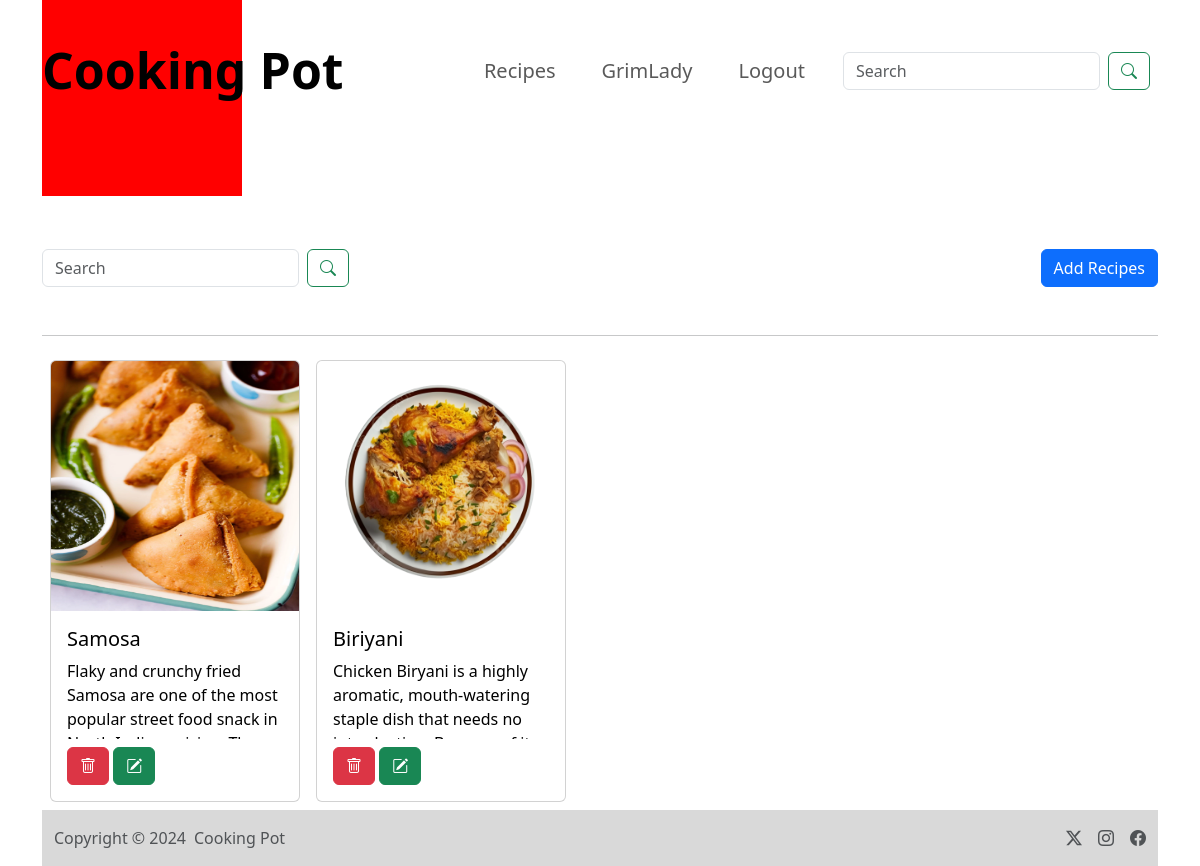
/recipe/ (signed in), run on an earlier commit of the app's database.
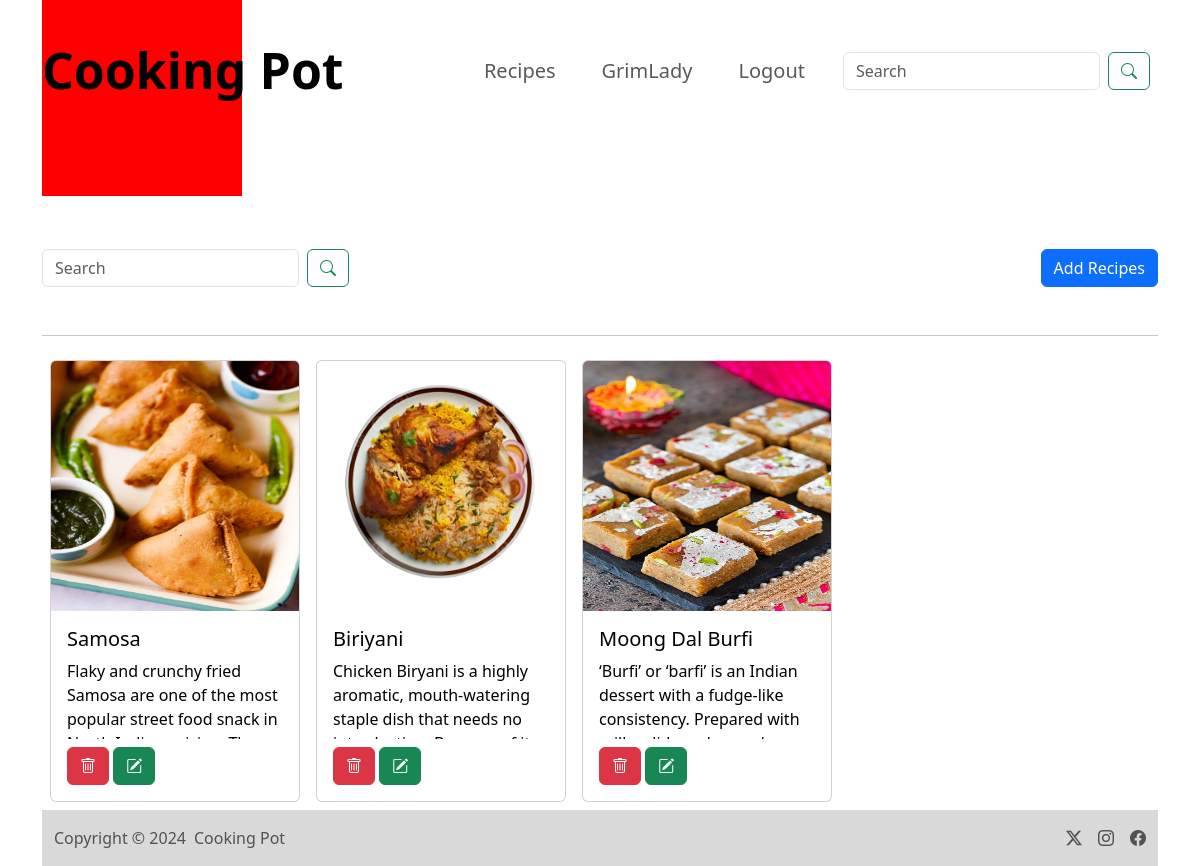
And on a later commit of the database.
### All/models.py (models this page shows)
class Recipe(models.Model):
    user = models.ForeignKey(User, on_delete = models.SET_NULL, null = True, blank = True)
    recipe_name = models.CharField(max_length=100)
    recipe_description = models.TextField()
    recipe_image = models.ImageField(upload_to="images")

### All/views.py (the view, shortened to what this page needs)
# urls.py: path('recipe/', recipe, name = "recipe"),
@login_required(login_url="/login_page/")
def recipe(request):
    queryset = Recipe.objects.all()
    if request.GET.get('search'):
        queryset= queryset.filter(recipe_name__icontains = request.GET.get('search'))
    context = {'recipes' : queryset}
    return render(request, 'recipe.html', context)

### All/Templates/recipe.html (shortened to what this page needs)
{% extends "base.html" %}
{% load static %}
{% block start%}
<div class="container mt-10 ">
    <div class="d-flex justify-content-between mb-5">
      <form class="d-flex">
        <input name="search" class="form-control search-box me-2" type="search" placeholder="Search" aria-label="Search">
        <button class="btn btn-outline-success me-2" type="submit"><i class="bi bi-search"></i></button>
    </form>
    <div>
      <button type="button" class="btn btn-add btn-primary" data-bs-toggle="modal" data-bs-target="#exampleModal">Add Recipes</button>
    </div>
  </div>
  <hr>
  <div class="d-flex flex-wrap">
    {% for recipe in recipes %}
    <a href="#" class="card-link text-decoration-none text-black" data-bs-toggle="modal" data-bs-target="#recipeModal{{ recipe.id }}">
      <div class="card m-2" style="width: 250px;">
        <img src="/media/{{ recipe.recipe_image }}" class="card-img-top" style="height: 250px;">
        <div class="card-body">
          <h5 class="card-title">{{ recipe.recipe_name }}</h5>
          <p class="card-text" style="height: 80px; overflow: hidden; text-overflow: ellipsis;">{{ recipe.recipe_description }}</p>
          <a href="/delete_recipe/{{ recipe.id }}/" class="btn btn-danger mt-2"> <i class="bi bi-trash"></i> </a>
          <a href="/update_recipe/{{ recipe.id }}/" class="btn btn-success mt-2"><i class="bi bi-pencil-square"></i> </a>
        </div>
      </div>
    </a>
    {% endfor %}
  </div>
{% endblock %}

What changed in the data, as far as the page shows it:
added Recipe: recipe_image (picture), recipe_name "Moong Dal Burfi", recipe_description "‘Burfi’ or ‘barfi’ is an Indian dessert with a fudge-like consistency. Prepared with…"
